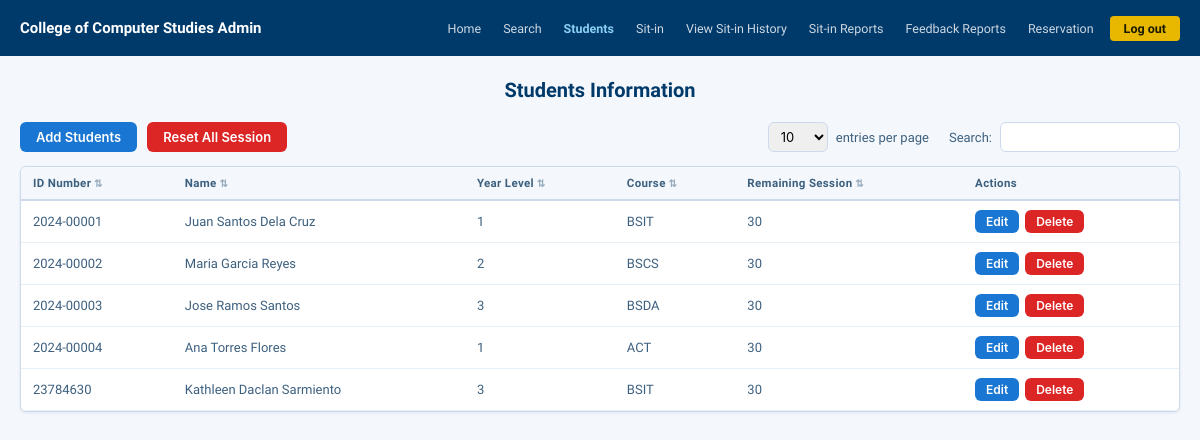
The page /admin_dashboard.php?page=students (signed in) on the database its author committed.
### tables this page shows
CREATE TABLE IF NOT EXISTS students (
    id              INT AUTO_INCREMENT PRIMARY KEY,
    id_number       VARCHAR(20)  NOT NULL UNIQUE,
    lastname        VARCHAR(100) NOT NULL,
    firstname       VARCHAR(100) NOT NULL,
    middlename      VARCHAR(100) DEFAULT '',
    course          VARCHAR(20)  NOT NULL,
    year_level      TINYINT      NOT NULL DEFAULT 1,
    email           VARCHAR(150) NOT NULL UNIQUE,
    password        VARCHAR(255) NOT NULL,
    address         VARCHAR(255) DEFAULT '',
    session         INT          NOT NULL DEFAULT 30,
    created_at      TIMESTAMP    DEFAULT CURRENT_TIMESTAMP
);

### admin_dashboard.php (the view, shortened to what this page needs)
<?php
require_once 'db.php';
try { $pdo->exec("ALTER TABLE sit_in_history MODIFY student_id INT NULL DEFAULT NULL"); } catch (Exception $e) {}
$students      = $pdo->query("SELECT * FROM students ORDER BY id_number ASC")->fetchAll();
$page = $_GET['page'] ?? 'home';
?>
<!DOCTYPE html>
<html lang="en">
<head>
</head>
<body>
<nav>
  <div class="nav-brand">College of Computer Studies Admin</div>
  <div class="nav-links">
    <a href="?page=home"        class="<?= $page==='home'        ?'active':'' ?>">Home</a>
    <a href="#"                 onclick="openModal('searchModal');return false;">Search</a>
    <a href="?page=students"    class="<?= $page==='students'    ?'active':'' ?>">Students</a>
    <a href="#" class="<?= $page==='sitin' ? 'active' : '' ?>" onclick="openBlankSitin(); return false;">Sit-in</a>
    <a href="admin_sitin_history.php"     class="">View Sit-in History</a>
    <a href="?page=reports"     class="<?= $page==='reports'     ?'active':'' ?>">Sit-in Reports</a>
    <a href="?page=feedback"    class="<?= $page==='feedback'    ?'active':'' ?>">Feedback Reports</a>
    <a href="?page=reservation" class="<?= $page==='reservation' ?'active':'' ?>">Reservation</a>
    <a href="admin_logout.php"  class="btn-logout-nav">Log out</a>
  </div>
</nav>
<div class="page-body">
<div id="page-students" class="page-section <?= $page==='students'?'active':'' ?>">
  <div class="page-title">Students Information</div>
  <div class="toolbar">
    <button class="btn btn-blue" onclick="openModal('addStudentModal')">Add Students</button>
    <form method="POST" style="display:inline;" onsubmit="return confirm('Reset ALL student sessions to 30?')">
      <button type="submit" name="reset_all_sessions" class="btn btn-red">Reset All Session</button>
    </form>
    <div class="toolbar-right">
      <select class="entries-select" onchange="setEntries(this.value)">
        <option>10</option><option>25</option><option>50</option><option>100</option>
      </select>
      <span style="font-size:13px;color:var(--gray-600);">entries per page</span>
      <span style="font-size:13px;color:var(--gray-600);margin-left:12px;">Search:</span>
      <input type="text" class="search-input" id="studentSearch" oninput="filterTable('studentTable',this.value)" placeholder=""/>
    </div>
  </div>
  <div class="card">
    <div class="table-wrap">
      <table id="studentTable">
        <thead>
          <tr>
            <th class="sortable">ID Number</th>
            <th class="sortable">Name</th>
            <th class="sortable">Year Level</th>
            <th class="sortable">Course</th>
            <th class="sortable">Remaining Session</th>
            <th>Actions</th>
          </tr>
        </thead>
        <tbody>
          <?php if ($students): foreach ($students as $s): ?>
          <tr>
            <td><?= htmlspecialchars($s['id_number']) ?></td>
            <td><?= htmlspecialchars($s['firstname'].' '.$s['middlename'].' '.$s['lastname']) ?></td>
            <td><?= htmlspecialchars($s['year_level']) ?></td>
            <td><?= htmlspecialchars($s['course']) ?></td>
            <td><?= htmlspecialchars($s['session']) ?></td>
            <td style="display:flex;gap:6px;flex-wrap:wrap;">
              <button class="btn btn-blue btn-sm"
                onclick="openEditStudent(<?= $s['id'] ?>,'<?= addslashes($s['id_number']) ?>','<?= addslashes($s['firstname']) ?>','<?= addslashes($s['middlename']) ?>','<?= addslashes($s['lastname']) ?>','<?= addslashes($s['course']) ?>','<?= $s['year_level'] ?>','<?= addslashes($s['email']) ?>','<?= (int)$s['session'] ?>')">Edit</button>
              <form method="POST" style="display:inline;">
                <button type="submit" name="delete_student" class="btn btn-red btn-sm" onclick="return confirm('Delete this student?')">Delete</button>
              </form>
            </td>
          </tr>
          <?php endforeach; else: ?>
          <tr><td colspan="6" class="no-data">No students registered yet.</td></tr>
          <?php endif; ?>
        </tbody>
      </table>
    </div>
  </div>
</div>
</body>
</html>

### admin_dashboard.php (style rules this page uses)
:root { --blue:#1B5886;--blue-dk:#003A6B;--blue-lt:#e8f4fb;--blue-bd:#89CFF1; --gray-50:#f4f8fc;--gray-100:#e8f0f7;--gray-200:#cddaec; --gray-400:#8aaac8;--gray-600:#3d607f;--gray-800:#1a2e45; --white:#fff;--radius:6px; --shadow:0 1px 3px rgba(0,58,107,0.09);--shadow-md:0 4px 16px rgba(0,58,107,0.12); --red:#dc2626;--green:#16a34a;--green-lt:#f0fdf4; }
* { box-sizing:border-box;margin:0;padding:0; }
body { font-family:'Plus Jakarta Sans',sans-serif;background:var(--gray-50);color:var(--gray-800);font-size:14px; }
nav { background:var(--blue-dk);height:56px;padding:0 20px;display:flex;align-items:center;justify-content:space-between;position:sticky;top:0;z-index:200; }
.nav-brand { font-size:15px;font-weight:700;color:#fff;white-space:nowrap; }
.nav-links { display:flex;align-items:center;gap:2px;flex-wrap:wrap; }
.nav-links a { font-size:12.5px;font-weight:500;color:rgba(255,255,255,0.8);text-decoration:none;padding:5px 10px;border-radius:4px;white-space:nowrap;transition:all .15s; }
.nav-links a.active { color:#89CFF1;font-weight:600; }
.btn-logout-nav { background:#e8b800;color:#1a1a00 !important;font-weight:700 !important;border-radius:4px;padding:5px 14px !important;margin-left:4px; }
.page-body { max-width:1280px;margin:0 auto;padding:22px 20px 60px; }
.page-section { display:none; }
.page-section.active { display:block; }
.page-title { font-size:20px;font-weight:700;color:var(--blue-dk);margin-bottom:20px;text-align:center; }
.card { background:var(--white);border:1px solid var(--gray-200);border-radius:var(--radius);box-shadow:var(--shadow);overflow:hidden;margin-bottom:20px; }
.table-wrap { overflow-x:auto; }
table { width:100%;border-collapse:collapse; }
thead th { background:var(--gray-50);color:var(--gray-600);font-size:11.5px;font-weight:700;padding:9px 12px;text-align:left;border-bottom:2px solid var(--gray-200);white-space:nowrap;letter-spacing:0.03em; }
tbody tr { border-bottom:1px solid var(--gray-100);transition:background .1s; }
tbody td { padding:9px 12px;font-size:13px;color:var(--gray-600); }
thead th.sortable { cursor:pointer;user-select:none; }
thead th.sortable::after { content:' ⇅';font-size:10px;opacity:0.5; }
.toolbar { display:flex;align-items:center;gap:10px;margin-bottom:14px;flex-wrap:wrap; }
.toolbar-right { margin-left:auto;display:flex;align-items:center;gap:8px; }
.entries-select { padding:5px 8px;border:1px solid var(--gray-200);border-radius:var(--radius);font-size:13px;font-family:'Inter',sans-serif; }
.search-input { padding:6px 11px;border:1px solid var(--gray-200);border-radius:var(--radius);font-size:13px;font-family:'Inter',sans-serif;width:180px;outline:none; }
.btn { padding:7px 16px;border:none;border-radius:var(--radius);font-size:13px;font-weight:600;font-family:'Inter',sans-serif;cursor:pointer;transition:all .15s;text-decoration:none;display:inline-flex;align-items:center;gap:5px; }
.btn-blue { background:#1976d2;color:#fff; }
.btn-red { background:var(--red);color:#fff; }
.btn-sm { padding:4px 11px;font-size:12px; }

### rows shown on the page
students: id_number "2024-00001", firstname+middlename+lastname "Juan Santos Dela Cruz", year_level "1", course "BSIT", session "30"
students: id_number "2024-00002", firstname+middlename+lastname "Maria Garcia Reyes", year_level "2", course "BSCS", session "30"
students: id_number "2024-00003", firstname+middlename+lastname "Jose Ramos Santos", year_level "3", course "BSDA", session "30"
students: id_number "2024-00004", firstname+middlename+lastname "Ana Torres Flores", year_level "1", course "ACT", session "30"
students: id_number "23784630", firstname+middlename+lastname "Kathleen Daclan Sarmiento", year_level "3", course "BSIT", session "30"
